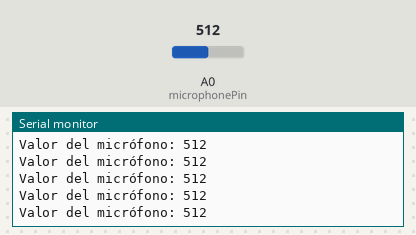
A sketch run on a simulated Arduino Uno, built with avr-gcc and run on an emulated ATmega328P. Parts: the last lines printed to the serial monitor. The inputs (shaded band) are chosen by the test bench; at power-on: A0 (microphonePin) = 512.

Above: at 13.2 s.
13.3 s: A0 (microphonePin) set to 987
At 14.3 s:
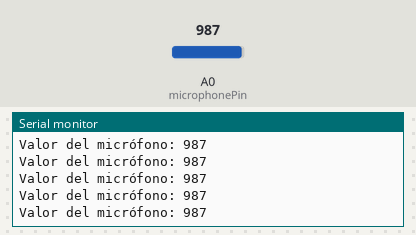
16.3 s: A0 (microphonePin) set to 1009
At 17.0 s:
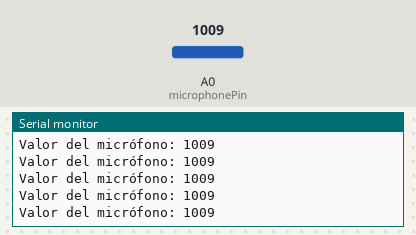
Timing chart, 0 to 18.8 s (numbered marks = the images above; inputs shaded):
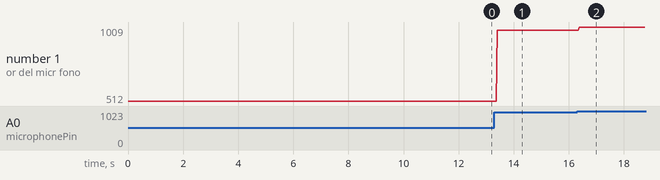

Measured:
- after the input at 13.3 s, the serial monitor: prints a new line after 0.09 s (image 1)
- after the input at 16.3 s, the serial monitor: prints a new line after 0.07 s (image 2)
- plotted number 1: 512 → 987 after the input at 13.3 s, 987 → 1009 after the input at 16.3 s

The sketch:

MicrophoneController.ino
```cpp
const int microphonePin = A0; // Pin analógico del micrófono

void setup() {
  Serial.begin(9600);
}

void loop() {
  // Leer el valor analógico del micrófono
  int microphoneValue = analogRead(microphonePin);

  // Imprimir el valor leído en el monitor serial
  Serial.print("Valor del micrófono: ");
  Serial.println(microphoneValue);

  // Agregar aquí cualquier otro código que deseas ejecutar en el loop()
}
```
